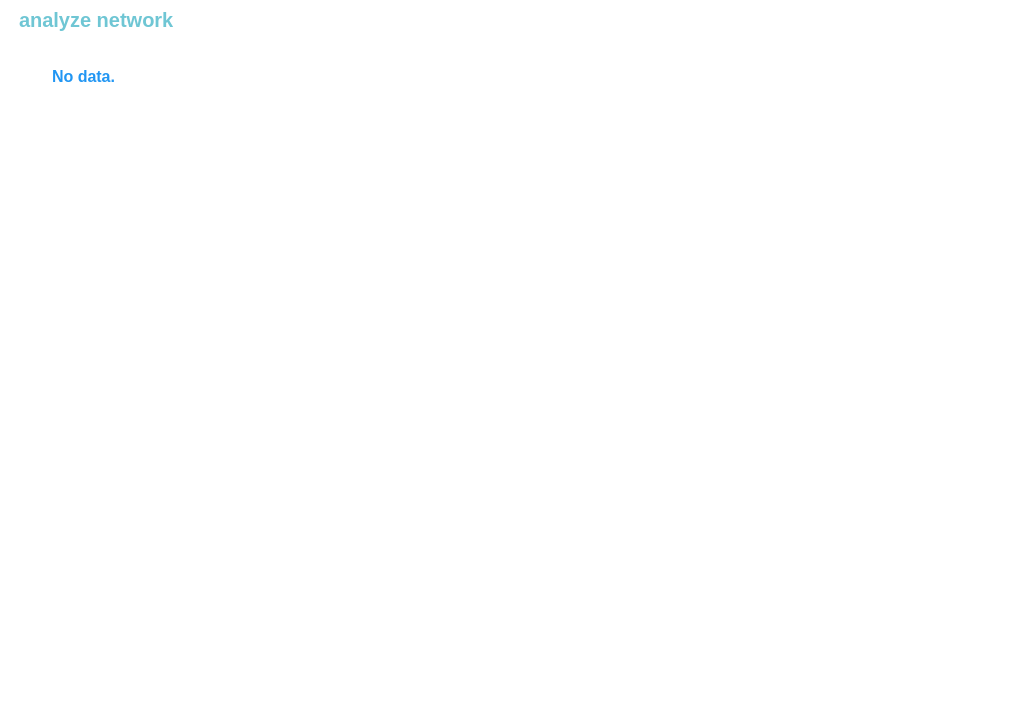
<?xml version="1.0" encoding="UTF-8"?>
<ui version="4.0">
 <class>Form</class>
 <widget class="QWidget" name="Form">
  <property name="geometry">
   <rect>
    <x>0</x>
    <y>0</y>
    <width>1016</width>
    <height>720</height>
   </rect>
  </property>
  <property name="windowTitle">
   <string>Form</string>
  </property>
  <property name="styleSheet">
   <string notr="true">background-color: #ffffff;</string>
  </property>
  <layout class="QHBoxLayout" name="horizontalLayout">
   <property name="spacing">
    <number>0</number>
   </property>
   <property name="leftMargin">
    <number>0</number>
   </property>
   <property name="topMargin">
    <number>0</number>
   </property>
   <property name="rightMargin">
    <number>0</number>
   </property>
   <property name="bottomMargin">
    <number>0</number>
   </property>
   <item>
    <widget class="QFrame" name="frame">
     <property name="frameShape">
      <enum>QFrame::Shape::NoFrame</enum>
     </property>
     <property name="frameShadow">
      <enum>QFrame::Shadow::Raised</enum>
     </property>
     <layout class="QVBoxLayout" name="verticalLayout">
      <property name="spacing">
       <number>4</number>
      </property>
      <property name="leftMargin">
       <number>0</number>
      </property>
      <property name="topMargin">
       <number>0</number>
      </property>
      <property name="rightMargin">
       <number>0</number>
      </property>
      <property name="bottomMargin">
       <number>0</number>
      </property>
      <item>
       <widget class="QFrame" name="frHeader">
        <property name="maximumSize">
         <size>
          <width>16777215</width>
          <height>64</height>
         </size>
        </property>
        <property name="styleSheet">
         <string notr="true">#lblPageName {
	font-size: 20px;
	text-transform: uppercase;
	font-weight: bold;
	color: #6fc6d4;
}</string>
        </property>
        <property name="frameShape">
         <enum>QFrame::Shape::NoFrame</enum>
        </property>
        <layout class="QHBoxLayout" name="horizontalLayout_2">
         <property name="spacing">
          <number>4</number>
         </property>
         <property name="leftMargin">
          <number>8</number>
         </property>
         <property name="topMargin">
          <number>8</number>
         </property>
         <property name="rightMargin">
          <number>8</number>
         </property>
         <property name="bottomMargin">
          <number>8</number>
         </property>
         <item>
          <widget class="QLabel" name="lblPageIcon">
           <property name="maximumSize">
            <size>
             <width>48</width>
             <height>48</height>
            </size>
           </property>
           <property name="text">
            <string/>
           </property>
           <property name="pixmap">
            <pixmap resource="../../resources.qrc">:/root/resources/icons8-analysis-48.png</pixmap>
           </property>
          </widget>
         </item>
         <item>
          <widget class="QLabel" name="lblPageName">
           <property name="text">
            <string>analyze network</string>
           </property>
          </widget>
         </item>
         <item>
          <spacer name="horizontalSpacer">
           <property name="orientation">
            <enum>Qt::Orientation::Horizontal</enum>
           </property>
           <property name="sizeHint" stdset="0">
            <size>
             <width>40</width>
             <height>20</height>
            </size>
           </property>
          </spacer>
         </item>
        </layout>
       </widget>
      </item>
      <item>
       <widget class="QFrame" name="frBody">
        <property name="frameShape">
         <enum>QFrame::Shape::NoFrame</enum>
        </property>
        <layout class="QHBoxLayout" name="horizontalLayout_3">
         <property name="spacing">
          <number>4</number>
         </property>
         <property name="leftMargin">
          <number>0</number>
         </property>
         <property name="topMargin">
          <number>0</number>
         </property>
         <property name="rightMargin">
          <number>0</number>
         </property>
         <property name="bottomMargin">
          <number>0</number>
         </property>
         <item>
          <widget class="QStackedWidget" name="stackedWidget">
           <property name="currentIndex">
            <number>0</number>
           </property>
           <widget class="QWidget" name="pageEmpty">
            <widget class="QFrame" name="frEmpty">
             <property name="geometry">
              <rect>
               <x>0</x>
               <y>0</y>
               <width>1016</width>
               <height>652</height>
              </rect>
             </property>
             <property name="frameShape">
              <enum>QFrame::Shape::NoFrame</enum>
             </property>
             <property name="frameShadow">
              <enum>QFrame::Shadow::Raised</enum>
             </property>
             <layout class="QVBoxLayout" name="verticalLayout_3">
              <property name="spacing">
               <number>4</number>
              </property>
              <property name="leftMargin">
               <number>8</number>
              </property>
              <property name="topMargin">
               <number>8</number>
              </property>
              <property name="rightMargin">
               <number>8</number>
              </property>
              <property name="bottomMargin">
               <number>8</number>
              </property>
              <item>
               <widget class="QFrame" name="frStatus">
                <property name="styleSheet">
                 <string notr="true">#lblStatusText {
	color: #2196f3;
	font-weight: bold;
	font-size: 16px;
}</string>
                </property>
                <property name="frameShape">
                 <enum>QFrame::Shape::NoFrame</enum>
                </property>
                <property name="frameShadow">
                 <enum>QFrame::Shadow::Raised</enum>
                </property>
                <layout class="QHBoxLayout" name="horizontalLayout_4">
                 <property name="spacing">
                  <number>4</number>
                 </property>
                 <property name="leftMargin">
                  <number>8</number>
                 </property>
                 <property name="topMargin">
                  <number>8</number>
                 </property>
                 <property name="rightMargin">
                  <number>8</number>
                 </property>
                 <property name="bottomMargin">
                  <number>8</number>
                 </property>
                 <item>
                  <widget class="QLabel" name="lblStatusIcon">
                   <property name="minimumSize">
                    <size>
                     <width>32</width>
                     <height>32</height>
                    </size>
                   </property>
                   <property name="maximumSize">
                    <size>
                     <width>32</width>
                     <height>32</height>
                    </size>
                   </property>
                   <property name="text">
                    <string/>
                   </property>
                   <property name="pixmap">
                    <pixmap resource="../../resources.qrc">:/root/resources/icons8-info-32.png</pixmap>
                   </property>
                  </widget>
                 </item>
                 <item>
                  <widget class="QLabel" name="lblStatusText">
                   <property name="text">
                    <string>No data.</string>
                   </property>
                   <property name="alignment">
                    <set>Qt::AlignmentFlag::AlignLeading|Qt::AlignmentFlag::AlignLeft|Qt::AlignmentFlag::AlignVCenter</set>
                   </property>
                  </widget>
                 </item>
                </layout>
               </widget>
              </item>
              <item>
               <spacer name="verticalSpacer">
                <property name="orientation">
                 <enum>Qt::Orientation::Vertical</enum>
                </property>
                <property name="sizeHint" stdset="0">
                 <size>
                  <width>20</width>
                  <height>40</height>
                 </size>
                </property>
               </spacer>
              </item>
             </layout>
            </widget>
           </widget>
           <widget class="QWidget" name="pageData">
            <widget class="QFrame" name="frData">
             <property name="geometry">
              <rect>
               <x>0</x>
               <y>0</y>
               <width>1016</width>
               <height>652</height>
              </rect>
             </property>
             <property name="minimumSize">
              <size>
               <width>1016</width>
               <height>652</height>
              </size>
             </property>
             <property name="frameShape">
              <enum>QFrame::Shape::NoFrame</enum>
             </property>
             <property name="frameShadow">
              <enum>QFrame::Shadow::Raised</enum>
             </property>
             <layout class="QVBoxLayout" name="verticalLayout_2">
              <property name="spacing">
               <number>4</number>
              </property>
              <property name="leftMargin">
               <number>0</number>
              </property>
              <property name="topMargin">
               <number>0</number>
              </property>
              <property name="rightMargin">
               <number>0</number>
              </property>
              <property name="bottomMargin">
               <number>0</number>
              </property>
              <item>
               <widget class="QFrame" name="frInfoScore">
                <property name="maximumSize">
                 <size>
                  <width>16777215</width>
                  <height>192</height>
                 </size>
                </property>
                <property name="frameShape">
                 <enum>QFrame::Shape::StyledPanel</enum>
                </property>
                <property name="frameShadow">
                 <enum>QFrame::Shadow::Raised</enum>
                </property>
                <layout class="QHBoxLayout" name="horizontalLayout_5">
                 <property name="spacing">
                  <number>4</number>
                 </property>
                 <property name="leftMargin">
                  <number>8</number>
                 </property>
                 <property name="topMargin">
                  <number>8</number>
                 </property>
                 <property name="rightMargin">
                  <number>8</number>
                 </property>
                 <property name="bottomMargin">
                  <number>8</number>
                 </property>
                 <item>
                  <widget class="QFrame" name="frInfo">
                   <property name="frameShape">
                    <enum>QFrame::Shape::StyledPanel</enum>
                   </property>
                   <property name="frameShadow">
                    <enum>QFrame::Shadow::Raised</enum>
                   </property>
                   <layout class="QHBoxLayout" name="horizontalLayout_10">
                    <item>
                     <widget class="QFrame" name="frInfo1">
                      <property name="frameShape">
                       <enum>QFrame::Shape::StyledPanel</enum>
                      </property>
                      <property name="frameShadow">
                       <enum>QFrame::Shadow::Raised</enum>
                      </property>
                     </widget>
                    </item>
                    <item>
                     <widget class="QFrame" name="frInfo2">
                      <property name="frameShape">
                       <enum>QFrame::Shape::StyledPanel</enum>
                      </property>
                      <property name="frameShadow">
                       <enum>QFrame::Shadow::Raised</enum>
                      </property>
                     </widget>
                    </item>
                   </layout>
                  </widget>
                 </item>
                 <item>
                  <widget class="QFrame" name="frScore">
                   <property name="maximumSize">
                    <size>
                     <width>128</width>
                     <height>128</height>
                    </size>
                   </property>
                   <property name="frameShape">
                    <enum>QFrame::Shape::StyledPanel</enum>
                   </property>
                   <property name="frameShadow">
                    <enum>QFrame::Shadow::Raised</enum>
                   </property>
                  </widget>
                 </item>
                </layout>
               </widget>
              </item>
              <item>
               <widget class="QFrame" name="frDetails">
                <property name="frameShape">
                 <enum>QFrame::Shape::StyledPanel</enum>
                </property>
                <property name="frameShadow">
                 <enum>QFrame::Shadow::Raised</enum>
                </property>
                <layout class="QHBoxLayout" name="horizontalLayout_7">
                 <item>
                  <widget class="QLabel" name="label">
                   <property name="text">
                    <string>Details</string>
                   </property>
                  </widget>
                 </item>
                </layout>
               </widget>
              </item>
              <item>
               <widget class="QFrame" name="frAnalyze">
                <property name="frameShape">
                 <enum>QFrame::Shape::StyledPanel</enum>
                </property>
                <property name="frameShadow">
                 <enum>QFrame::Shadow::Raised</enum>
                </property>
                <layout class="QHBoxLayout" name="horizontalLayout_6">
                 <item>
                  <widget class="QFrame" name="frPros">
                   <property name="frameShape">
                    <enum>QFrame::Shape::StyledPanel</enum>
                   </property>
                   <property name="frameShadow">
                    <enum>QFrame::Shadow::Raised</enum>
                   </property>
                   <layout class="QHBoxLayout" name="horizontalLayout_8">
                    <item>
                     <widget class="QLabel" name="label_2">
                      <property name="text">
                       <string>Pros</string>
                      </property>
                     </widget>
                    </item>
                   </layout>
                  </widget>
                 </item>
                 <item>
                  <widget class="QFrame" name="frCons">
                   <property name="frameShape">
                    <enum>QFrame::Shape::StyledPanel</enum>
                   </property>
                   <property name="frameShadow">
                    <enum>QFrame::Shadow::Raised</enum>
                   </property>
                   <layout class="QHBoxLayout" name="horizontalLayout_9">
                    <item>
                     <widget class="QLabel" name="label_3">
                      <property name="text">
                       <string>Cons</string>
                      </property>
                     </widget>
                    </item>
                   </layout>
                  </widget>
                 </item>
                </layout>
               </widget>
              </item>
             </layout>
            </widget>
           </widget>
          </widget>
         </item>
        </layout>
       </widget>
      </item>
     </layout>
    </widget>
   </item>
  </layout>
 </widget>
 <resources>
  <include location="../../resources.qrc"/>
 </resources>
 <connections/>
</ui>
